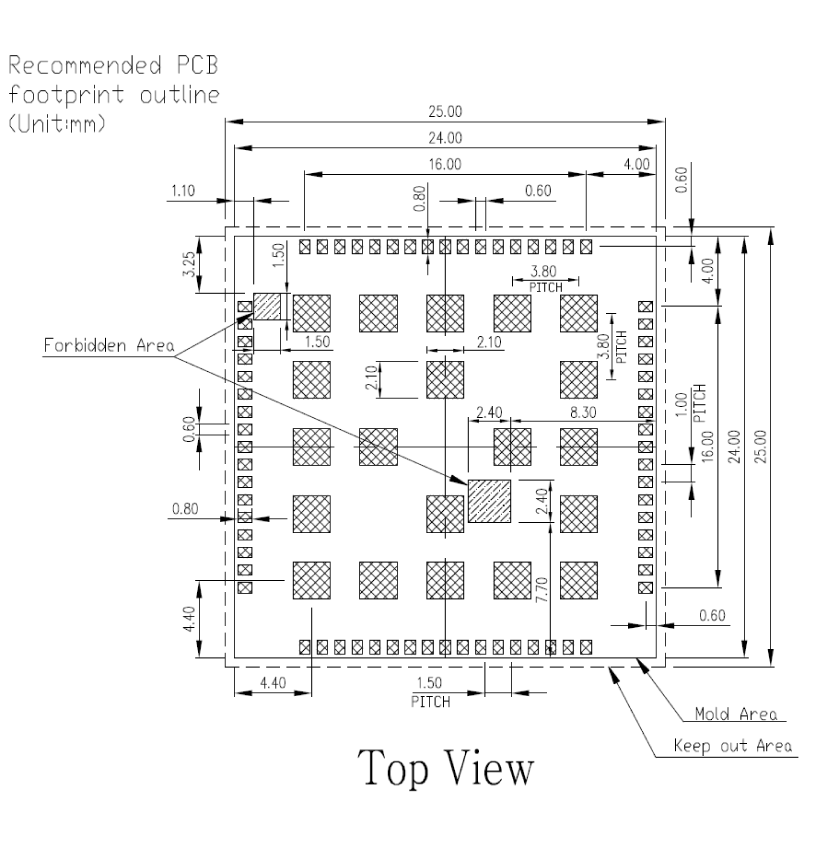
#> input picture ST909B-4G/Datasheet/pdf_render/a7670_p20_fig600.png, 4135 x 4202 px, found by its file name (shown at 1/5 size)
$ python fig4_measure.py
#> lines starting #> are read from the running program, lines starting #| are printed output that depends on the picture; after the words box and inside, x2 and y2 are one past the last pixel; in counts of white or black regions, pixels touching at a corner belong together
# Definitive pad measurement of A7670 fig4 land pattern (600dpi render).
# Module outline: x 1171..3281, y 1180..3290 -> 24.00 mm, scale 87.917 px/mm.
import numpy as np
from PIL import Image
from scipy import ndimage

im = Image.open(r'D:\Tracker\ST909B-4G\Datasheet\pdf_render\a7670_p20_fig600.png').convert('RGB')
#> im is the input picture: PIL image 4135x4202 RGB; min 0, max 255, mean 243.9
a = np.array(im).astype(int)
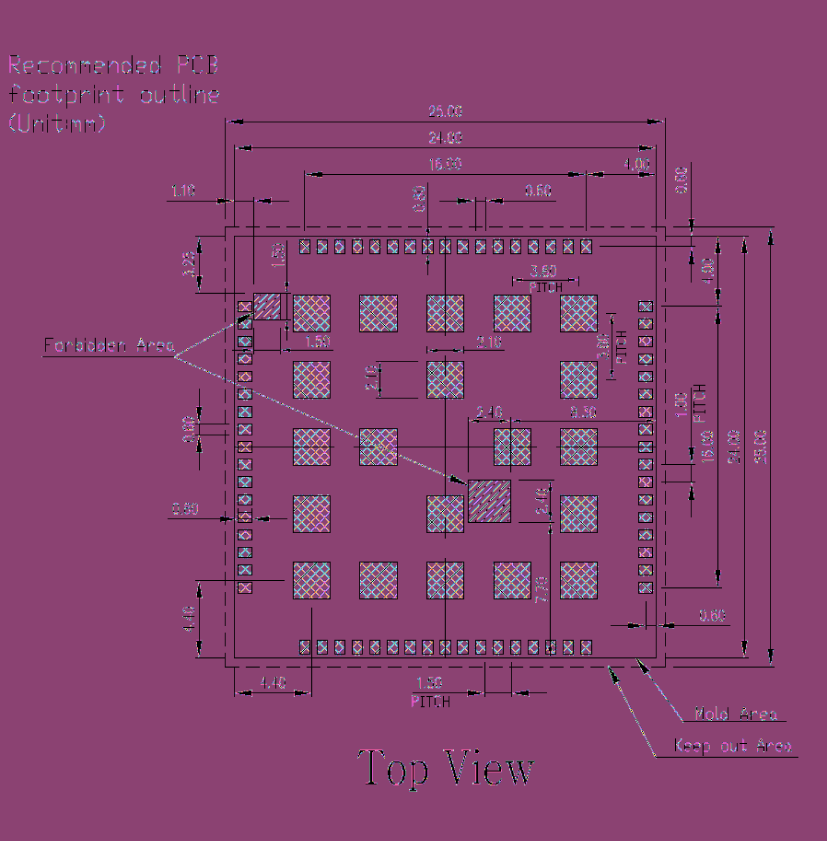
#> a: shape (4202, 4135, 3) int64 (shown at 1/5 size); 86 distinct labels, from 0 to 255; one colour per label, 0 black
R, G, B = a[..., 0], a[..., 1], a[..., 2]
#> R: shape (4202, 4135) int64; 86 distinct labels, from 0 to 255
dark = (R < 130) & (G < 130) & (B < 130)
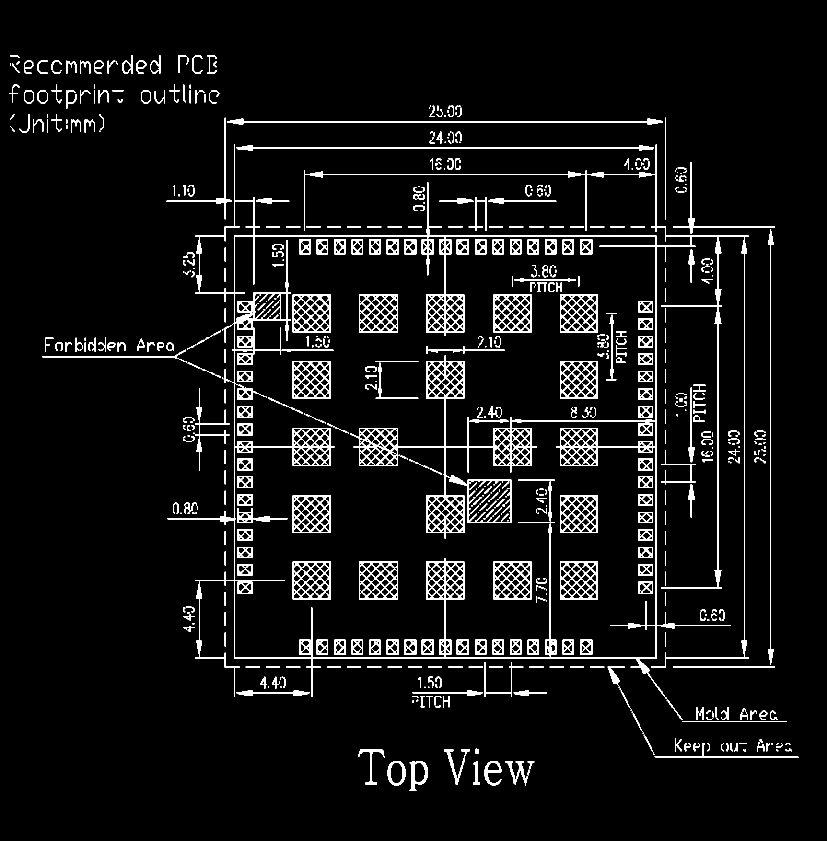
#> dark: shape (4202, 4135) bool (shown at 1/5 size); 4.2% white; 854 white regions (14 under 20 px), largest, box (x1, y1, x2, y2) and area: (838, 723, 3744, 3485) 126060, (1768, 1777, 2685, 2693) 57880, (3840, 1146, 3868, 3324) 10633

S = (3281.0 - 1171.0) / 24.0
X0, Y0 = 1171.0, 1180.0   # module top-left px
def mx(px): return (px - X0) / S - 12.0   # module-x (center 0)
def my(py): return (py - Y0) / S - 12.0   # module-y (center 0, +down)

# erode to split adjacent pads
er = ndimage.binary_erosion(dark, structure=np.ones((7, 7)))
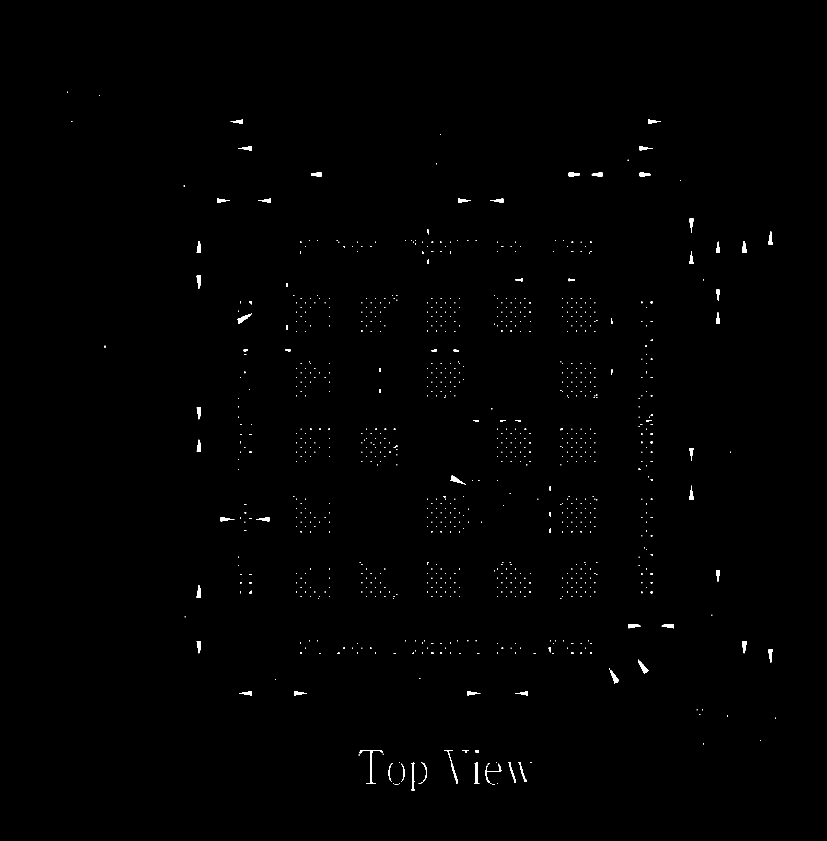
#> er: shape (4202, 4135) bool (shown at 1/5 size); 0.3% white; 947 white regions (720 under 20 px), largest, box (x1, y1, x2, y2) and area: (1799, 3750, 1913, 3919) 1229, (2057, 3810, 2074, 3951) 1172, (3190, 3299, 3243, 3367) 1054
lab, n = ndimage.label(er)
#> lab: shape (4202, 4135) int32; 948 distinct labels, from 0 to 947
#> n = 947
sl = ndimage.find_objects(lab)
#> sl = 947 items
pads = []
for i, s in enumerate(sl, 1):
    y0, y1 = s[0].start, s[0].stop
    x0, x1 = s[1].start, s[1].stop
    area = int((lab[s] == i).sum())
    if area < 400:
        continue
    cx = (x0 + x1) / 2.0 + 3.0   # erode offset 3
    cy = (y0 + y1) / 2.0 + 3.0
    pads.append((cx, cy, (x1 - x0 + 6) / S, (y1 - y0 + 6) / S))
#> this loop made 947 passes
#> (y0, y1, x0, x1, area, cx, cy) on passes 3, 4, 7: (597, 618, 1154, 1213, 641, 1186.5, 610.5), (597, 618, 3240, 3303, 694, 3274.5, 610.5), (730, 752, 1191, 1259, 739, 1228, 744)
#> after the loop, pads = 49 items, first 6: (1186.5, 610.5, 0.739, 0.307), (3274.5, 610.5, 0.785, 0.307), (1228, 744, 0.842, 0.318), (3233.5, 744, 0.785, 0.318), (1585, 875.5, 0.682, 0.262), (2874, 875.5, 0.682, 0.262)
print('pads found:', len(pads))
#| pads found: 49

# classify
rows = {}
for cx, cy, w, h in pads:
    yc = my(cy)
    xc = mx(cx)
    if yc < -9.5:
        rows.setdefault('top', []).append((xc, yc, w, h))
    elif yc > 9.5:
        rows.setdefault('bot', []).append((xc, yc, w, h))
    elif xc < -9.5:
        rows.setdefault('left', []).append((xc, yc, w, h))
    elif xc > 9.5:
        rows.setdefault('right', []).append((xc, yc, w, h))
    else:
        rows.setdefault('inner', []).append((xc, yc, w, h))
#> this loop made 49 passes
#> (cx, cy, w, h, yc, xc) on passes 1 to 12: (1186.5, 610.5, 0.739, 0.307, -18.48, -11.82), (3274.5, 610.5, 0.785, 0.307, -18.48, 11.93), (1228, 744, 0.842, 0.318, -16.96, -11.35), (3233.5, 744, 0.785, 0.318, -16.96, 11.46), (1585, 875.5, 0.682, 0.262, -15.46, -7.29), (2874, 875.5, 0.682, 0.262, -15.46, 7.37), (2989, 875.5, 0.682, 0.262, -15.46, 8.68), (3229, 875.5, 0.682, 0.262, -15.46, 11.41), (1119.5, 1006.5, 0.785, 0.307, -13.97, -12.59), (1326.5, 1006.5, 0.785, 0.307, -13.97, -10.23), (2326.5, 1006.5, 0.785, 0.307, -13.97, 1.14), (2487.5, 1006.5, 0.785, 0.307, -13.97, 2.97)
#> after the loop, rows = 5 items

for k in ('top', 'bot', 'left', 'right', 'inner'):
    arr = sorted(rows.get(k, []))
    print('\n==', k, len(arr))
    if k in ('top', 'bot'):
        cs = [p[0] for p in arr]
        print('  sizes w: %.3f..%.3f h: %.3f..%.3f' % (min(p[2] for p in arr), max(p[2] for p in arr), min(p[3] for p in arr), max(p[3] for p in arr)))
        print('  centers-x:', ['%.3f' % v for v in cs])
        if len(cs) > 1:
            print('  pitch:', ['%.3f' % (b - a) for a, b in zip(cs, cs[1:])])
        print('  center-y: %.3f' % np.mean([p[1] for p in arr]))
    elif k in ('left', 'right'):
        cs = [p[1] for p in arr]
        print('  sizes w: %.3f..%.3f h: %.3f..%.3f' % (min(p[2] for p in arr), max(p[2] for p in arr), min(p[3] for p in arr), max(p[3] for p in arr)))
        print('  centers-y:', ['%.3f' % v for v in cs])
        if len(cs) > 1:
            print('  pitch:', ['%.3f' % (b - a) for a, b in zip(cs, cs[1:])])
        print('  center-x: %.3f' % np.mean([p[0] for p in arr]))
    else:
        for p in sorted(arr, key=lambda t: (t[1], t[0])):
            print('  x %7.3f y %7.3f  w %.3f h %.3f' % p)
#> this loop made 5 passes
#> cs on passes 3 to 4: [-9.34, -1.88, -0.0455, 8.25, 4.15, -7.25, 4.15], [0.449, 2.63, -8.6, -7.3, 7.36]
#> arr on pass 5: [(0.717, 1.89, 0.887, 0.523)]
#> (printed output is left out)

# the two ext lines of 1.50 PITCH below module: vertical dark lines y in [12.5..17] mm, x in [-1..6]
print('\n== 1.50 PITCH ext lines (below module) ==')
ya, yb = int(Y0 + S * 24.9), int(Y0 + S * 29.5)
xa, xb = int(X0 + S * 10.0), int(X0 + S * 19.5)
reg = dark[ya:yb, xa:xb]
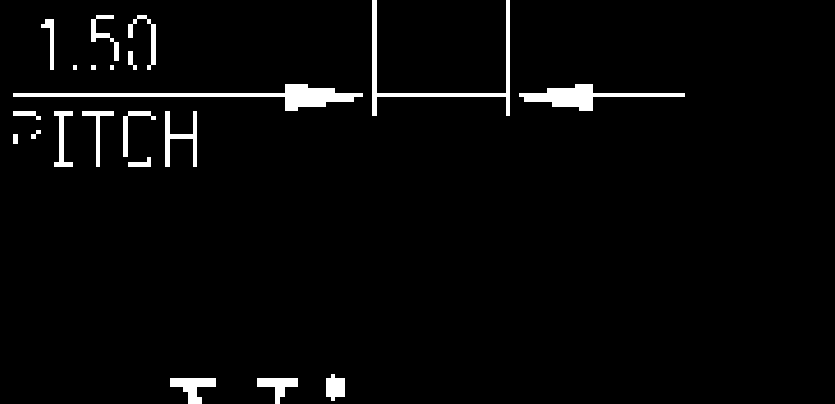
#> reg: shape (404, 835) bool; 3% white; 21 white regions, largest, box (x1, y1, x2, y2) and area: (13, 84, 363, 111) 2344, (519, 84, 685, 111) 1572, (372, 0, 510, 116) 1560
colsum = reg.sum(axis=0)
#> colsum = 835 values, max 116 at index 372, min 0 at index 0, mean 12.3
xs = np.nonzero(colsum > (yb - ya) * 0.6)[0]
#> xs = empty array
gr = []
for x in xs:
    if gr and x - gr[-1][-1] <= 3:
        gr[-1].append(x)
    else:
        gr.append([x])
#> this loop made 0 passes
#> after the loop, gr = []
for g in gr:
    x = int(np.mean(g))
    # top extent of the line (does it reach pads?)
    col = dark[ya - 900:yb, xa + x]
    ys2 = np.nonzero(col)[0]
    print('  ext line module-x %.3f (top extent y %.3f)' % (mx(xa + x), my(ya - 900 + ys2.min()) if len(ys2) else -99))
